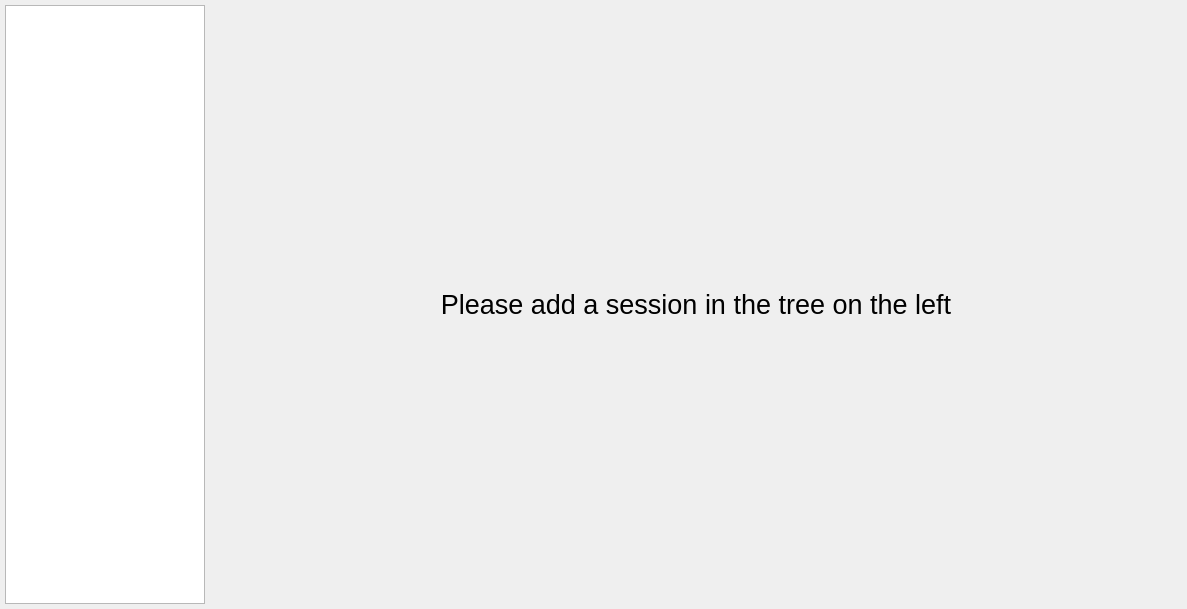
<?xml version="1.0" encoding="UTF-8"?>
<ui version="4.0">
 <class>RemoteSession</class>
 <widget class="QWidget" name="RemoteSession">
  <property name="geometry">
   <rect>
    <x>0</x>
    <y>0</y>
    <width>1187</width>
    <height>609</height>
   </rect>
  </property>
  <property name="minimumSize">
   <size>
    <width>0</width>
    <height>0</height>
   </size>
  </property>
  <property name="maximumSize">
   <size>
    <width>16777215</width>
    <height>16777215</height>
   </size>
  </property>
  <property name="windowTitle">
   <string>RemoteSession</string>
  </property>
  <property name="styleSheet">
   <string notr="true"/>
  </property>
  <layout class="QHBoxLayout" name="horizontalLayout">
   <property name="spacing">
    <number>5</number>
   </property>
   <property name="leftMargin">
    <number>5</number>
   </property>
   <property name="topMargin">
    <number>5</number>
   </property>
   <property name="rightMargin">
    <number>5</number>
   </property>
   <property name="bottomMargin">
    <number>5</number>
   </property>
   <item>
    <widget class="QListWidget" name="listWidget">
     <property name="minimumSize">
      <size>
       <width>200</width>
       <height>0</height>
      </size>
     </property>
     <property name="maximumSize">
      <size>
       <width>200</width>
       <height>16777215</height>
      </size>
     </property>
    </widget>
   </item>
   <item>
    <widget class="QStackedWidget" name="stackedWidget">
     <widget class="QWidget" name="page">
      <layout class="QHBoxLayout" name="horizontalLayout_2">
       <item>
        <widget class="QLabel" name="label">
         <property name="font">
          <font>
           <pointsize>20</pointsize>
          </font>
         </property>
         <property name="text">
          <string>Please add a session in the tree on the left</string>
         </property>
         <property name="alignment">
          <set>Qt::AlignmentFlag::AlignCenter</set>
         </property>
        </widget>
       </item>
      </layout>
     </widget>
     <widget class="QWidget" name="page_2"/>
    </widget>
   </item>
  </layout>
 </widget>
 <resources/>
 <connections/>
</ui>
